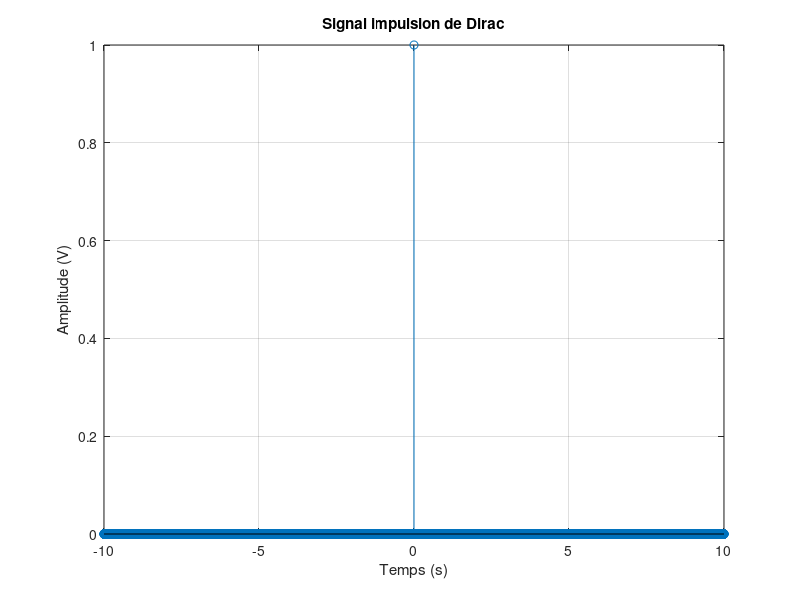

This chart was generated by the following MATLAB code:
% delta1.m - Génération de l'impulsion de Dirac centrée en t = 0

t = -10:1/1000:10;         % Échelle de temps de -10 à 10 avec 1000 échantillons par seconde
delta = zeros(size(t));   % Initialisation d’un vecteur de zéros de la même taille que t
delta(find(t == 0)) = 1;  % L'impulsion est non nulle uniquement à t = 0

figure(1);                % Ouvre une nouvelle figure nommée figure 1
stem(t, delta);           % Représente le signal delta sous forme discrète (traits et points)
grid on;                  % Active la grille
xlabel('Temps (s)');
ylabel('Amplitude (V)');
title('Signal impulsion de Dirac');
